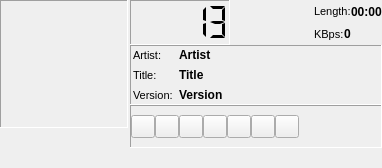
<?xml version="1.0" encoding="UTF-8"?>
<ui version="4.0">
 <class>Form</class>
 <widget class="QWidget" name="Form">
  <property name="geometry">
   <rect>
    <x>0</x>
    <y>0</y>
    <width>382</width>
    <height>168</height>
   </rect>
  </property>
  <property name="sizePolicy">
   <sizepolicy hsizetype="Preferred" vsizetype="Preferred">
    <horstretch>0</horstretch>
    <verstretch>0</verstretch>
   </sizepolicy>
  </property>
  <property name="windowTitle">
   <string>Form</string>
  </property>
  <layout class="QVBoxLayout" name="verticalLayout_2">
   <property name="spacing">
    <number>0</number>
   </property>
   <property name="margin">
    <number>0</number>
   </property>
   <item>
    <layout class="QHBoxLayout" name="horizontalLayout_5">
     <property name="spacing">
      <number>0</number>
     </property>
     <item>
      <layout class="QVBoxLayout" name="verticalLayout_3">
       <property name="spacing">
        <number>0</number>
       </property>
       <item>
        <widget class="QLabel" name="label_6">
         <property name="minimumSize">
          <size>
           <width>128</width>
           <height>128</height>
          </size>
         </property>
         <property name="maximumSize">
          <size>
           <width>128</width>
           <height>128</height>
          </size>
         </property>
         <property name="frameShape">
          <enum>QFrame::Panel</enum>
         </property>
         <property name="frameShadow">
          <enum>QFrame::Sunken</enum>
         </property>
         <property name="text">
          <string/>
         </property>
         <property name="pixmap">
          <pixmap resource="../resources.qrc">:/icons/resources/cover16.png</pixmap>
         </property>
         <property name="scaledContents">
          <bool>true</bool>
         </property>
         <property name="alignment">
          <set>Qt::AlignLeading|Qt::AlignLeft|Qt::AlignTop</set>
         </property>
        </widget>
       </item>
       <item>
        <spacer name="verticalSpacer">
         <property name="orientation">
          <enum>Qt::Vertical</enum>
         </property>
         <property name="sizeHint" stdset="0">
          <size>
           <width>2</width>
           <height>2</height>
          </size>
         </property>
        </spacer>
       </item>
      </layout>
     </item>
     <item>
      <spacer name="horizontalSpacer_4">
       <property name="orientation">
        <enum>Qt::Horizontal</enum>
       </property>
       <property name="sizeType">
        <enum>QSizePolicy::Fixed</enum>
       </property>
       <property name="sizeHint" stdset="0">
        <size>
         <width>2</width>
         <height>20</height>
        </size>
       </property>
      </spacer>
     </item>
     <item>
      <layout class="QVBoxLayout" name="verticalLayout">
       <property name="spacing">
        <number>0</number>
       </property>
       <item>
        <layout class="QHBoxLayout" name="horizontalLayout_4">
         <item>
          <widget class="QLCDNumber" name="lcdNumber">
           <property name="sizePolicy">
            <sizepolicy hsizetype="Maximum" vsizetype="Minimum">
             <horstretch>0</horstretch>
             <verstretch>0</verstretch>
            </sizepolicy>
           </property>
           <property name="minimumSize">
            <size>
             <width>100</width>
             <height>45</height>
            </size>
           </property>
           <property name="maximumSize">
            <size>
             <width>100</width>
             <height>45</height>
            </size>
           </property>
           <property name="frameShape">
            <enum>QFrame::Panel</enum>
           </property>
           <property name="frameShadow">
            <enum>QFrame::Sunken</enum>
           </property>
           <property name="smallDecimalPoint">
            <bool>false</bool>
           </property>
           <property name="numDigits">
            <number>5</number>
           </property>
           <property name="digitCount">
            <number>5</number>
           </property>
           <property name="mode">
            <enum>QLCDNumber::Dec</enum>
           </property>
           <property name="segmentStyle">
            <enum>QLCDNumber::Flat</enum>
           </property>
           <property name="value" stdset="0">
            <double>12.590000000000000</double>
           </property>
           <property name="intValue" stdset="0">
            <number>13</number>
           </property>
          </widget>
         </item>
         <item>
          <spacer name="horizontalSpacer_3">
           <property name="orientation">
            <enum>Qt::Horizontal</enum>
           </property>
           <property name="sizeType">
            <enum>QSizePolicy::MinimumExpanding</enum>
           </property>
           <property name="sizeHint" stdset="0">
            <size>
             <width>40</width>
             <height>20</height>
            </size>
           </property>
          </spacer>
         </item>
         <item>
          <layout class="QVBoxLayout" name="verticalLayout_4">
           <property name="spacing">
            <number>0</number>
           </property>
           <property name="leftMargin">
            <number>0</number>
           </property>
           <item>
            <layout class="QHBoxLayout" name="horizontalLayout">
             <item>
              <widget class="QLabel" name="label_4">
               <property name="font">
                <font>
                 <pointsize>8</pointsize>
                </font>
               </property>
               <property name="text">
                <string>Length:</string>
               </property>
              </widget>
             </item>
             <item>
              <widget class="QLabel" name="length">
               <property name="font">
                <font>
                 <weight>75</weight>
                 <bold>true</bold>
                </font>
               </property>
               <property name="text">
                <string>00:00</string>
               </property>
              </widget>
             </item>
            </layout>
           </item>
           <item>
            <layout class="QHBoxLayout" name="horizontalLayout_7">
             <item>
              <widget class="QLabel" name="label_5">
               <property name="sizePolicy">
                <sizepolicy hsizetype="Maximum" vsizetype="Preferred">
                 <horstretch>0</horstretch>
                 <verstretch>0</verstretch>
                </sizepolicy>
               </property>
               <property name="font">
                <font>
                 <pointsize>8</pointsize>
                </font>
               </property>
               <property name="text">
                <string>KBps:</string>
               </property>
              </widget>
             </item>
             <item>
              <widget class="QLabel" name="kbps">
               <property name="font">
                <font>
                 <weight>75</weight>
                 <bold>true</bold>
                </font>
               </property>
               <property name="text">
                <string>0</string>
               </property>
              </widget>
             </item>
            </layout>
           </item>
          </layout>
         </item>
        </layout>
       </item>
       <item>
        <widget class="QFrame" name="frame">
         <property name="frameShape">
          <enum>QFrame::Panel</enum>
         </property>
         <property name="frameShadow">
          <enum>QFrame::Sunken</enum>
         </property>
         <layout class="QFormLayout" name="formLayout">
          <property name="fieldGrowthPolicy">
           <enum>QFormLayout::AllNonFixedFieldsGrow</enum>
          </property>
          <property name="margin">
           <number>2</number>
          </property>
          <item row="0" column="0">
           <widget class="QLabel" name="label">
            <property name="font">
             <font>
              <pointsize>8</pointsize>
             </font>
            </property>
            <property name="text">
             <string>Artist:</string>
            </property>
           </widget>
          </item>
          <item row="0" column="1">
           <widget class="QLabel" name="artist">
            <property name="font">
             <font>
              <weight>75</weight>
              <bold>true</bold>
             </font>
            </property>
            <property name="text">
             <string>Artist</string>
            </property>
           </widget>
          </item>
          <item row="1" column="0">
           <widget class="QLabel" name="label_2">
            <property name="font">
             <font>
              <pointsize>8</pointsize>
             </font>
            </property>
            <property name="text">
             <string>Title:</string>
            </property>
           </widget>
          </item>
          <item row="1" column="1">
           <widget class="QLabel" name="title">
            <property name="font">
             <font>
              <weight>75</weight>
              <bold>true</bold>
             </font>
            </property>
            <property name="text">
             <string>Title</string>
            </property>
           </widget>
          </item>
          <item row="2" column="0">
           <widget class="QLabel" name="label_3">
            <property name="font">
             <font>
              <pointsize>8</pointsize>
             </font>
            </property>
            <property name="text">
             <string>Version:</string>
            </property>
           </widget>
          </item>
          <item row="2" column="1">
           <widget class="QLabel" name="version">
            <property name="font">
             <font>
              <weight>75</weight>
              <bold>true</bold>
             </font>
            </property>
            <property name="text">
             <string>Version</string>
            </property>
           </widget>
          </item>
         </layout>
        </widget>
       </item>
       <item>
        <widget class="QFrame" name="frame_2">
         <property name="frameShape">
          <enum>QFrame::Panel</enum>
         </property>
         <property name="frameShadow">
          <enum>QFrame::Sunken</enum>
         </property>
         <layout class="QHBoxLayout" name="horizontalLayout_3">
          <property name="spacing">
           <number>0</number>
          </property>
          <property name="margin">
           <number>0</number>
          </property>
          <item>
           <widget class="QToolButton" name="toolButton_2">
            <property name="text">
             <string/>
            </property>
            <property name="icon">
             <iconset resource="../resources.qrc">
              <normaloff>:/icons32/resources/media-playback-pause.png</normaloff>:/icons32/resources/media-playback-pause.png</iconset>
            </property>
            <property name="iconSize">
             <size>
              <width>16</width>
              <height>16</height>
             </size>
            </property>
            <property name="autoRaise">
             <bool>false</bool>
            </property>
           </widget>
          </item>
          <item>
           <widget class="QToolButton" name="toolButton">
            <property name="text">
             <string/>
            </property>
            <property name="icon">
             <iconset resource="../resources.qrc">
              <normaloff>:/icons32/resources/media-playback-start.png</normaloff>:/icons32/resources/media-playback-start.png</iconset>
            </property>
            <property name="iconSize">
             <size>
              <width>16</width>
              <height>16</height>
             </size>
            </property>
           </widget>
          </item>
          <item>
           <widget class="QToolButton" name="toolButton_4">
            <property name="text">
             <string/>
            </property>
            <property name="icon">
             <iconset resource="../resources.qrc">
              <normaloff>:/icons32/resources/media-seek-backward.png</normaloff>:/icons32/resources/media-seek-backward.png</iconset>
            </property>
            <property name="iconSize">
             <size>
              <width>16</width>
              <height>16</height>
             </size>
            </property>
           </widget>
          </item>
          <item>
           <widget class="QToolButton" name="toolButton_3">
            <property name="text">
             <string/>
            </property>
            <property name="icon">
             <iconset resource="../resources.qrc">
              <normaloff>:/icons32/resources/media-seek-forward.png</normaloff>:/icons32/resources/media-seek-forward.png</iconset>
            </property>
            <property name="iconSize">
             <size>
              <width>16</width>
              <height>16</height>
             </size>
            </property>
           </widget>
          </item>
          <item>
           <widget class="QToolButton" name="toolButton_5">
            <property name="text">
             <string/>
            </property>
            <property name="icon">
             <iconset resource="../resources.qrc">
              <normaloff>:/icons32/resources/media-playback-stop.png</normaloff>:/icons32/resources/media-playback-stop.png</iconset>
            </property>
            <property name="iconSize">
             <size>
              <width>16</width>
              <height>16</height>
             </size>
            </property>
           </widget>
          </item>
          <item>
           <widget class="QToolButton" name="toolButton_6">
            <property name="text">
             <string/>
            </property>
            <property name="icon">
             <iconset resource="../resources.qrc">
              <normaloff>:/icons32/resources/media-skip-backward.png</normaloff>:/icons32/resources/media-skip-backward.png</iconset>
            </property>
            <property name="iconSize">
             <size>
              <width>16</width>
              <height>16</height>
             </size>
            </property>
           </widget>
          </item>
          <item>
           <widget class="QToolButton" name="toolButton_7">
            <property name="text">
             <string/>
            </property>
            <property name="icon">
             <iconset resource="../resources.qrc">
              <normaloff>:/icons32/resources/media-skip-forward.png</normaloff>:/icons32/resources/media-skip-forward.png</iconset>
            </property>
            <property name="iconSize">
             <size>
              <width>16</width>
              <height>16</height>
             </size>
            </property>
           </widget>
          </item>
          <item>
           <spacer name="horizontalSpacer">
            <property name="orientation">
             <enum>Qt::Horizontal</enum>
            </property>
            <property name="sizeHint" stdset="0">
             <size>
              <width>250</width>
              <height>2</height>
             </size>
            </property>
           </spacer>
          </item>
         </layout>
        </widget>
       </item>
      </layout>
     </item>
    </layout>
   </item>
   <item>
    <layout class="QHBoxLayout" name="horizontalLayout_2">
     <item>
      <widget class="Phonon::SeekSlider" name="seekSlider" native="true">
       <property name="sizePolicy">
        <sizepolicy hsizetype="Expanding" vsizetype="Preferred">
         <horstretch>0</horstretch>
         <verstretch>0</verstretch>
        </sizepolicy>
       </property>
       <property name="iconVisible" stdset="0">
        <bool>false</bool>
       </property>
       <property name="iconSize" stdset="0">
        <size>
         <width>24</width>
         <height>24</height>
        </size>
       </property>
      </widget>
     </item>
     <item>
      <spacer name="horizontalSpacer_2">
       <property name="orientation">
        <enum>Qt::Horizontal</enum>
       </property>
       <property name="sizeType">
        <enum>QSizePolicy::Preferred</enum>
       </property>
       <property name="sizeHint" stdset="0">
        <size>
         <width>40</width>
         <height>20</height>
        </size>
       </property>
      </spacer>
     </item>
     <item>
      <widget class="Phonon::VolumeSlider" name="volumeSlider" native="true">
       <property name="sizePolicy">
        <sizepolicy hsizetype="MinimumExpanding" vsizetype="Preferred">
         <horstretch>0</horstretch>
         <verstretch>0</verstretch>
        </sizepolicy>
       </property>
       <property name="maximumSize">
        <size>
         <width>150</width>
         <height>16777215</height>
        </size>
       </property>
       <property name="muteVisible" stdset="0">
        <bool>true</bool>
       </property>
      </widget>
     </item>
    </layout>
   </item>
  </layout>
 </widget>
 <customwidgets>
  <customwidget>
   <class>Phonon::SeekSlider</class>
   <extends>QWidget</extends>
   <header location="global">phonon/seekslider.h</header>
  </customwidget>
  <customwidget>
   <class>Phonon::VolumeSlider</class>
   <extends>QWidget</extends>
   <header location="global">phonon/volumeslider.h</header>
  </customwidget>
 </customwidgets>
 <resources>
  <include location="../resources.qrc"/>
 </resources>
 <connections/>
</ui>
